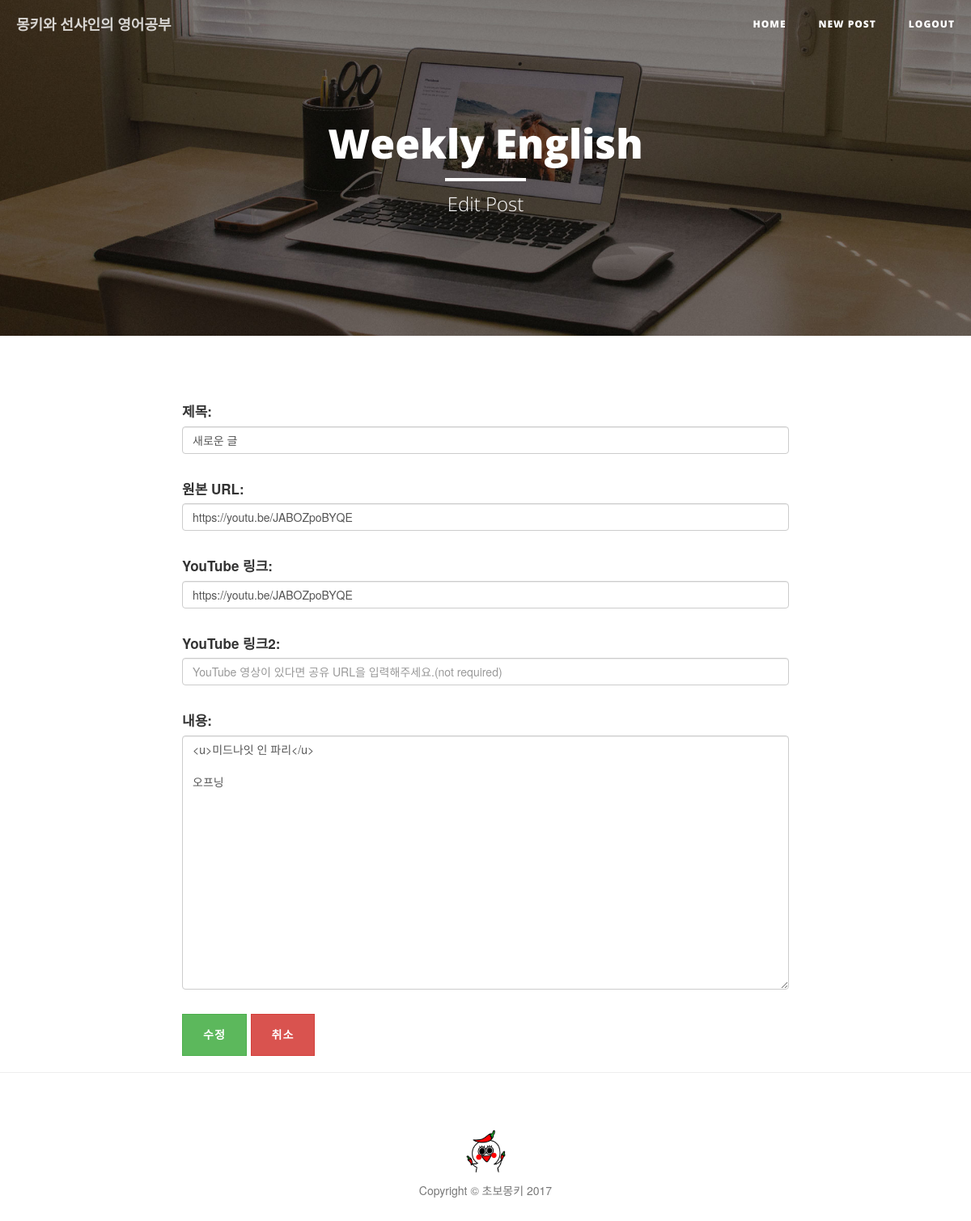
The app's page /post/63/edit/ (signed in) with its own data.
### study/models.py (models this page shows, shortened)
class Post(models.Model):
    author = models.ForeignKey('auth.User')
    title = models.CharField(max_length=200, verbose_name='제목')
    origin = models.CharField(max_length=200,  blank=True, null=True, verbose_name='원본 URL')
    video_url = models.CharField(max_length=100, blank=True, null=True, verbose_name='YouTube 링크')
    video_key = models.CharField(max_length=12, null=True, blank=True)
    video_time = models.IntegerField(null=True, blank=True)
    video_url2 = models.CharField(max_length=100, blank=True, null=True, verbose_name='YouTube 링크2')
    video_key2 = models.CharField(max_length=12, null=True, blank=True)
    video_time2 = models.IntegerField(null=True, blank=True)
    text = models.TextField(verbose_name='내용')
    created_date = models.DateTimeField(auto_now_add=True)
    class Meta:
        ordering = ['-created_date']

### study/views.py (the view)
# urls.py: url(r'^post/(?P<pk>\d+)/edit/$', views.post_edit, name='post_edit'),
@login_required
def post_edit(request, pk):
    post = get_object_or_404(Post, pk=pk)
    if request.method == 'POST':
        form = PostForm(request.POST, instance=post)
        if form.is_valid():
            post = form.save(commit=False)
            post.author = request.user
            if len(post.video_url) == 0 :
                post.video_key = None
                post.save()
            if len(post.video_url2) == 0 :
                post.video_key2 = None
                post.save()
            if len(post.video_url) == 28 :
                post.video_key = post.video_url[-11:]
                post.video_time = None
                post.save()
            if len(post.video_url2) == 28 :
                post.video_key2 = post.video_url2[-11:]
                post.video_time2 = None
                post.save()
            if len(post.video_url) > 29 :
                post.video_key = post.video_url[17:17+11]
                regx_time =  r't=\d{0,2}m?\d{0,2}s?'
                result_time = re.search(regx_time, post.video_url)
                result_time = result_time.group(0)
                result_time = re.findall(r'\d+', result_time)
                if len(result_time) > 1:
                    post.video_time =  int(result_time[0])*60+int(result_time[1])
                else:
                    post.video_time = int(result_time[0])
                post.save()
            if len(post.video_url2) > 29 :
                post.video_key2 = post.video_url2[17:17+11]
                regx_time =  r't=\d{0,2}m?\d{0,2}s?'
                result_time = re.search(regx_time, post.video_url2)
                result_time = result_time.group(0)
                result_time = re.findall(r'\d+', result_time)
                if len(result_time) > 1:
                    post.video_time2 =  int(result_time[0])*60+int(result_time[1])
                else:
                    post.video_time2 = int(result_time[0])
                post.save()
            return redirect('study:post_detail', pk=post.pk)
    else:
        if post.author == request.user:
            form = PostForm(instance=post)
            return render(request, 'bsr/post_edit.html', {'form':form})
        else:
            return render(request, 'bsr/warning.html')

### study/forms.py
class PostForm(forms.ModelForm):
    class Meta:
        model = Post
        fields = ('title','origin','video_url', 'video_url2', 'text')
        widgets = {
            'title' : forms.TextInput(attrs={'class': 'form-control'}),
            'origin' : forms.TextInput(attrs={'class': 'form-control','placeholder': '자료 출처를 입력해주세요.(not required)'}),
            'video_url' : forms.TextInput(attrs={'class': 'form-control', 'placeholder': 'YouTube 영상이 있다면 공유 URL을 입력해주세요.(not required)'}),
            'video_url2' : forms.TextInput(attrs={'class': 'form-control', 'placeholder': 'YouTube 영상이 있다면 공유 URL을 입력해주세요.(not required)'}),
            'text' : forms.Textarea(attrs={'class': 'form-control', 'rows':15}),
        }

### study/templates/bsr/post_edit.html (shortened to what this page needs)
{% extends 'bsr/base.html' %}
{% block heading %}
<div class="site-heading">
  <a class="heading" href="/">
    <h1>Weekly English</h1>
    <hr class="small">
    <span class="subheading">Edit Post</span>
  </a>
</div>
{% endblock heading %}
{% block content %}
<form method="POST" class="login-form">
{{ form.as_p }}
<input type="submit" class="save btn btn-success" value="수정">
<a href="{% url 'study:post_list' %}">
  <button type="button" class="btn btn-danger">취소</button>
</a>
</form>
{% endblock content %}

### study/static/bsr/css/clean-blog.css (style rules this page uses)
body { font-size: 17px; color: #333333; line-height: 2; }
p { line-height: 1.5; margin: 30px 0; }
h1, h2, h3, h4, h5, h6 { font-family: 'Open Sans', 'Helvetica Neue', Helvetica, Arial, sans-serif; font-weight: 800; }
a { color: #333333; }
hr.small { max-width: 100px; margin: 15px auto; border-width: 4px; border-color: white; }
.intro-header .site-heading, .intro-header .post-heading, .intro-header .page-heading { padding: 100px 0 50px; color: white; }
@media only screen and (min-width: 768px) { .intro-header .site-heading, .intro-header .post-heading, .intro-header .page-heading { padding: 150px 0; } }
.intro-header .site-heading, .intro-header .page-heading { text-align: center; }
.intro-header .site-heading h1, .intro-header .page-heading h1 { margin-top: 0; font-size: 35px; }
.intro-header .site-heading .subheading, .intro-header .page-heading .subheading { font-size: 24px; line-height: 1.1; display: block; font-family: 'Open Sans', 'Helvetica Neue', Helvetica, Arial, sans-serif; font-weight: 300; margin: 10px 0 0; }
@media only screen and (min-width: 768px) { .intro-header .site-heading h1, .intro-header .page-heading h1 { font-size: 50px; } }
.btn { font-family: 'Open Sans', 'Helvetica Neue', Helvetica, Arial, sans-serif; text-transform: uppercase; font-size: 14px; font-weight: 800; letter-spacing: 1px; border-radius: 0; padding: 15px 25px; }
body { -webkit-tap-highlight-color: #0085A1; }
.heading { color: white; }

### records on screen
Post: title "새로운 글", origin "https://youtu.be/JABOZpoBYQE", video_url "https://youtu.be/JABOZpoBYQE", text "<u>미드나잇 인 파리</u> 오프닝"
